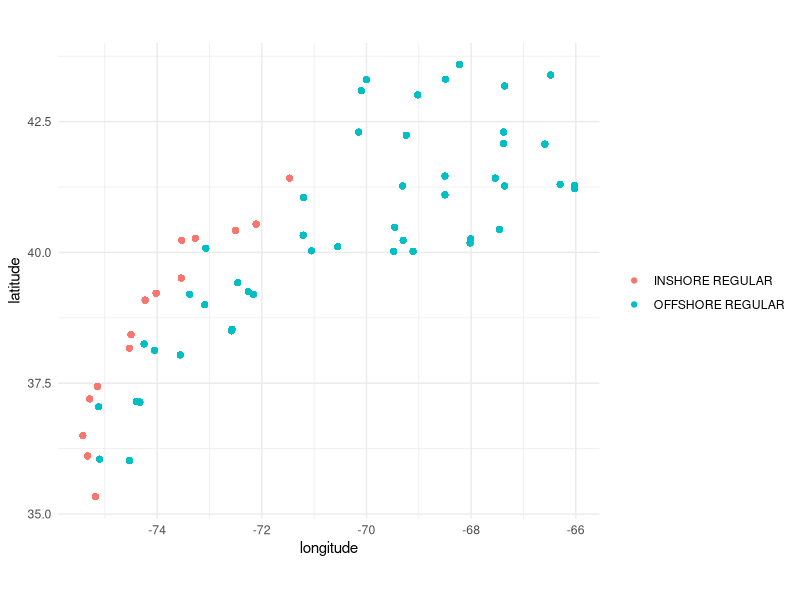
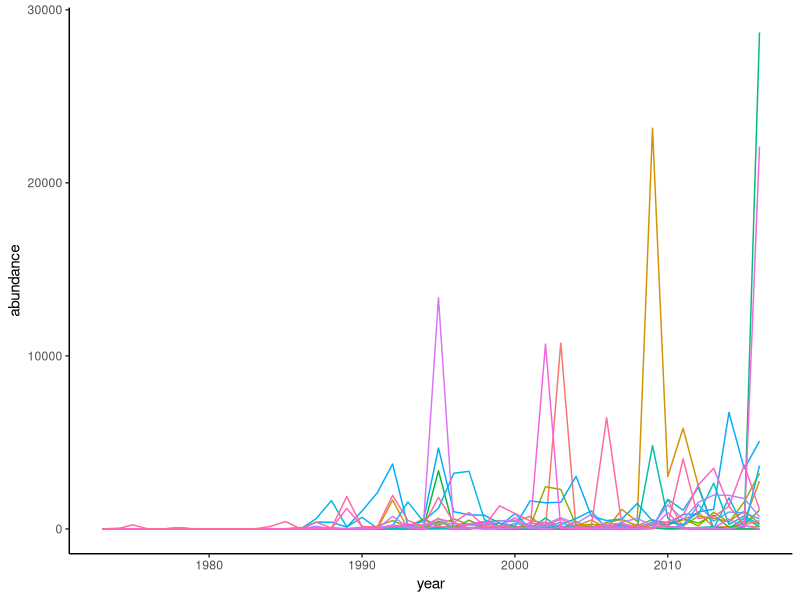
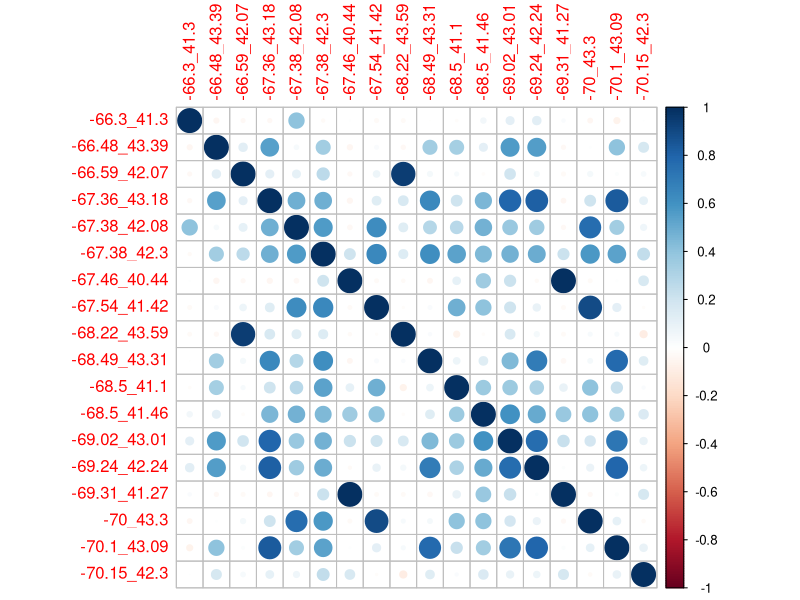
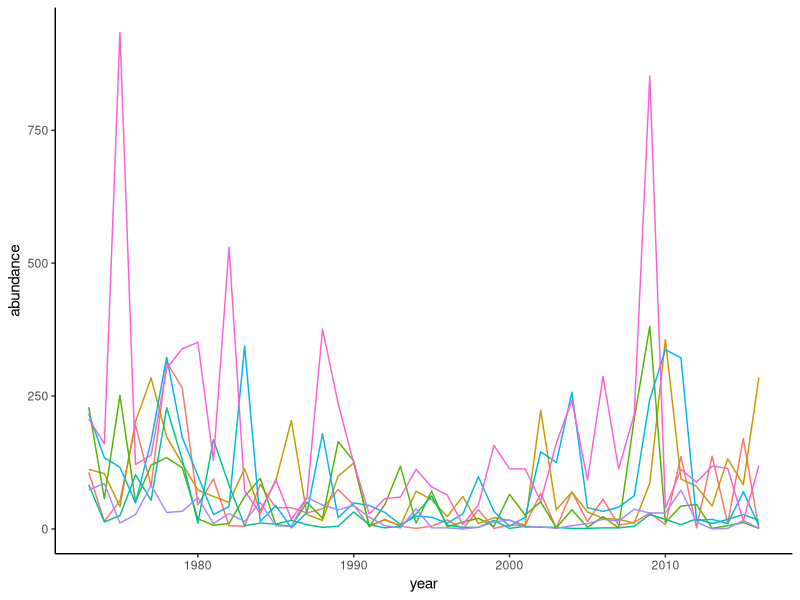
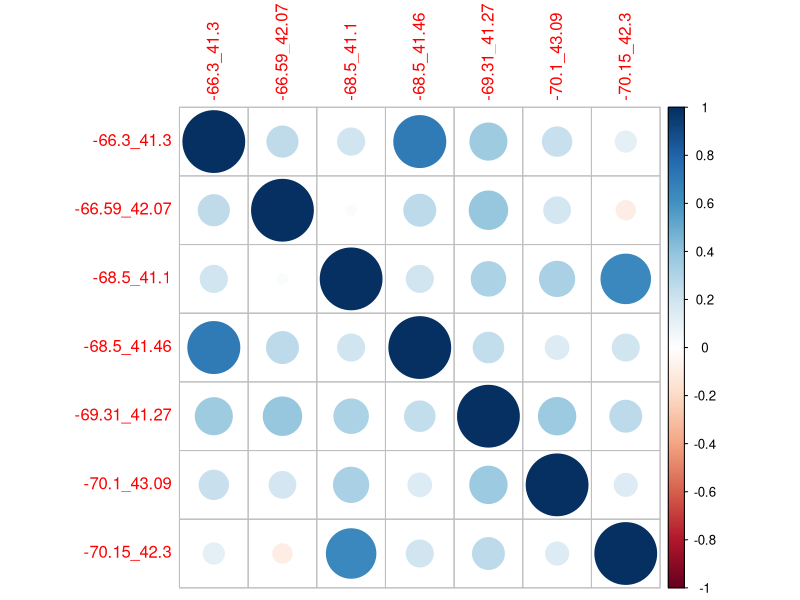
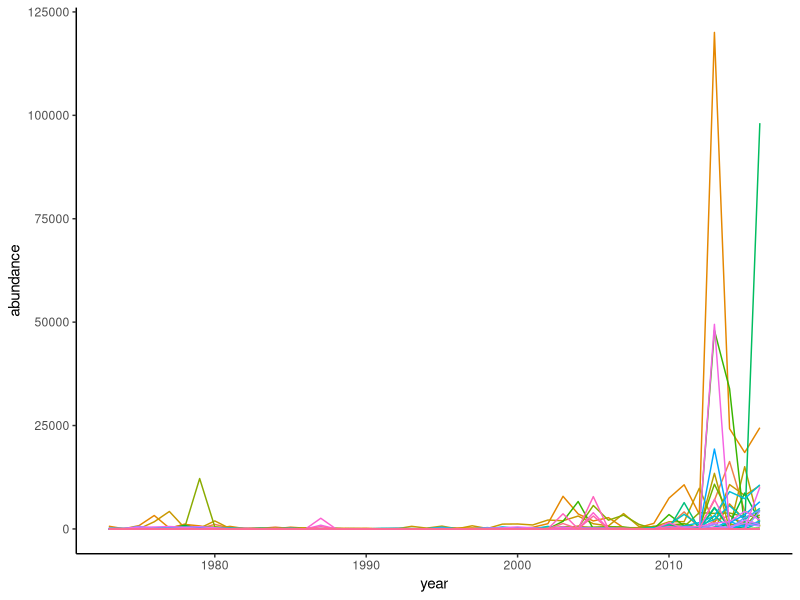
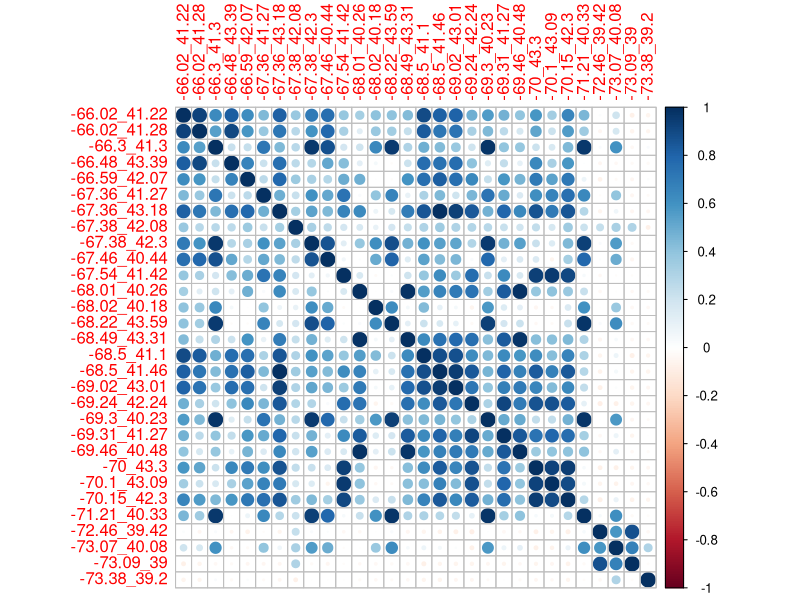
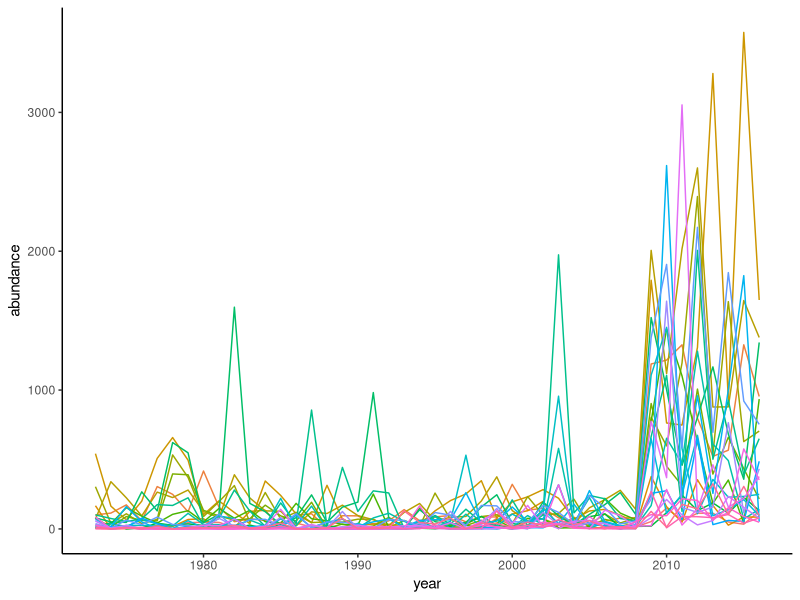

Write the R code that produced these figures, in order.
library(tidyverse)
library(corrplot)
library(ggrepel)

data<-read_csv("./bethany_bottomtrawl_fall.csv") %>% 
  dplyr::select(-SEASON, -name, -LAT, -LON) %>% 
  gather(key="species", value="CPUE", -YEAR, -STRATUM, -NTOWS, -midlat, -midlon, -group) %>% 
  mutate(abundance=CPUE*NTOWS) %>% 
  mutate(site=paste0(midlon,"_", midlat))
  # group_by (YEAR, group, species) %>% 
  # summarize (abundance=sum(abundance),
  #            lat=mean(midlat),
  #            lon=mean(midlon)) %>% 
  # ungroup()

cairo_pdf("./marine/map.pdf")
p<-ggplot(data)+
  geom_point(aes(x=midlon, y=midlat, col=group))+
  theme_minimal()+
  xlab("longitude")+
  ylab("latitude")+
  guides(col=guide_legend(title=""))+
  coord_equal()
print(p)
dev.off()
# test<-data %>% filter(species==unique(data$species)[5]) %>% 
#   pull(abundance)  
# mean(test==0) # check with Casey about 0

sp_list<-unique(data$species)
mean_corr_list<-rep(NA, length(sp_list))
for (i in 1:length(sp_list)) {
  sp<-sp_list[i]
  data_sp<-data %>%
    filter(species==sp_list[i]) %>% 
    arrange(midlat, midlon) %>% 
    dplyr::select(-STRATUM, -NTOWS, -group, -midlat, -midlon, -species, -CPUE) %>% 
    group_by(site) %>% 
    filter(sum(abundance)>1000) %>% 
    ungroup() 
  
  cairo_pdf(paste0("./marine/ts/",sp, ".pdf"))
  p<-ggplot(data_sp)+
    geom_line(aes(x=YEAR, y=abundance, col=site, group=site))+
    guides(col="none")+
    theme_classic()+
    xlab("year")
  print(p)
  dev.off()
  
  data_mat<- data_sp %>% 
    spread(key = "site", value="abundance") %>% 
    dplyr::select(-YEAR)
  
  res<-cor(data_mat,use="complete.obs")
  # variogram
  
  cairo_pdf(paste0("./marine/corr_mat/",sp, ".pdf"))
  corrplot(res, method="circle")
  dev.off()
  
  mean_corr_list[i]<-mean(res-diag(nrow=nrow(res), ncol=ncol(res)), na.rm = T)
  print(i)
}

management=c(1, 1, 1, 1, 0,
          0, 0, 1, 1, 1,
          1, 0, 1, 0, 1,
          1)
# https://media.fisheries.noaa.gov/2021-04/Mid-Atlantic-Managed-Species.pdf
# https://media.fisheries.noaa.gov/2021-04/New-England-Managed-Species.pdf
# https://www.fisheries.noaa.gov/new-england-mid-atlantic/population-assessments/fishery-stock-assessments-new-england-and-mid-atlantic

sync_df<-data.frame(species=sp_list, corr=mean_corr_list,
                    management=management) %>% 
  mutate(management=case_when(management==0~"unmanaged",
                           management==1~"managed")) %>% 
  arrange(species)

cairo_pdf("./marine/mean_corr.pdf")
p<-ggplot(sync_df)+
  geom_boxplot(aes(x=management, y=corr))+
  geom_point(aes(x=management, y=corr), cex=2, col="red", pch=1)+
  geom_label_repel(aes(x=management, y=corr, label=species), cex=3, col="red")+
  theme_classic()+
  xlab("")+
  ylab("mean correlation")
print(p)
dev.off()

mean(sync_df %>% filter(management=="managed") %>% pull(corr))
sd(sync_df %>% filter(management=="managed") %>% pull(corr))

mean(sync_df %>% filter(management=="unmanaged") %>% pull(corr))
sd(sync_df %>% filter(management=="unmanaged") %>% pull(corr))

t.test(sync_df %>% filter(management=="managed") %>% pull(corr),
       sync_df %>% filter(management=="unmanaged") %>% pull(corr))

abundance_df<-data %>% 
  group_by(species, YEAR) %>% 
  summarize(abundance=sum(abundance)) %>% 
  ungroup() %>% 
  group_by(species) %>% 
  do(broom::tidy(lm(abundance ~ YEAR, .))) %>%
  filter(term == "YEAR") %>%
  dplyr::select(species, roc = estimate, p = p.value) %>% 
  ungroup() %>% 
  mutate(management=management) %>% 
  mutate(management=case_when(management==0~"unmanaged",
                              management==1~"managed")) %>% 
  arrange(species)

cairo_pdf("./marine/abundance_roc.pdf")
p<-ggplot(abundance_df)+
  geom_boxplot(aes(x=management, y=roc))+
  geom_point(aes(x=management, y=roc), cex=2, col="red", pch=1)+
  geom_label_repel(aes(x=management, y=roc, label=species), cex=3, col="red")+
  theme_classic()+
  xlab("")+
  ylab("abundance rate of change")
print(p)
dev.off()

t.test(abundance_df %>% filter(management=="managed") %>% pull(roc),
       abundance_df %>% filter(management=="unmanaged") %>% pull(roc))

# does depth matter